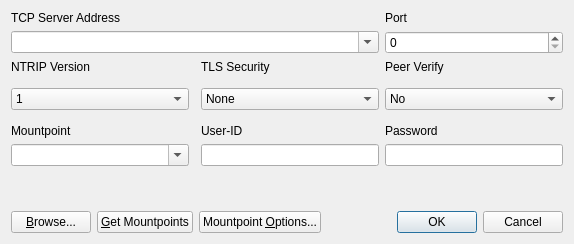
<?xml version="1.0" encoding="UTF-8"?>
<ui version="4.0">
 <class>TcpOptDialog</class>
 <widget class="QWidget" name="TcpOptDialog">
  <property name="geometry">
   <rect>
    <x>0</x>
    <y>0</y>
    <width>574</width>
    <height>244</height>
   </rect>
  </property>
  <property name="windowTitle">
   <string>TCP Options</string>
  </property>
  <layout class="QGridLayout" name="gridLayout">
   <item row="2" column="4">
    <widget class="QSpinBox" name="sBPort">
     <property name="toolTip">
      <string>Port to connect to</string>
     </property>
     <property name="maximum">
      <number>65535</number>
     </property>
    </widget>
   </item>
   <item row="0" column="4">
    <widget class="QLabel" name="lblPort">
     <property name="toolTip">
      <string/>
     </property>
     <property name="text">
      <string>Port</string>
     </property>
     <property name="buddy">
      <cstring>sBPort</cstring>
     </property>
    </widget>
   </item>
   <item row="3" column="1">
    <widget class="QLabel" name="lblNtripVer">
     <property name="toolTip">
      <string/>
     </property>
     <property name="text">
      <string>NTRIP Version</string>
     </property>
     <property name="buddy">
      <cstring>cBNtripVer</cstring>
     </property>
    </widget>
   </item>
   <item row="4" column="1">
     <widget class="QComboBox" name="cBNtripVer">
       <property name="toolTip">
         <string>Select the NTRIP Version</string>
       </property>
       <item>
         <property name="text">
           <string>1</string>
         </property>
       </item>
       <item>
         <property name="text">
           <string>2</string>
         </property>
       </item>
     </widget>
   </item>
   <item row="3" column="3">
    <widget class="QLabel" name="lblEnableTLS">
     <property name="toolTip">
      <string/>
     </property>
     <property name="text">
      <string>TLS Security</string>
     </property>
     <property name="buddy">
      <cstring>cBEnableTLS</cstring>
     </property>
    </widget>
   </item>
   <item row="4" column="3">
     <widget class="QComboBox" name="cBEnableTLS">
       <property name="toolTip">
         <string>Select TLS encryption option</string>
       </property>
       <item>
         <property name="text">
           <string>None</string>
         </property>
       </item>
       <item>
         <property name="text">
           <string>Require TLS</string>
         </property>
       </item>
       <item>
         <property name="text">
           <string>Allow TLS</string>
         </property>
       </item>
     </widget>
   </item>
   <item row="3" column="4">
     <widget class="QLabel" name="lblTLSVerify">
       <property name="toolTip">
         <string/>
       </property>
       <property name="text">
         <string>Peer Verify</string>
       </property>
       <property name="buddy">
         <cstring>cBTLSVerify</cstring>
       </property>
     </widget>
   </item>
   <item row="4" column="4">
     <widget class="QComboBox" name="cBTLSVerify">
       <property name="toolTip">
         <string>TLS peer verification.</string>
       </property>
       <item>
         <property name="text">
           <string>No</string>
         </property>
       </item>
       <item>
         <property name="text">
           <string>Yes</string>
         </property>
       </item>
     </widget>
   </item>
   <item row="8" column="3">
    <spacer name="verticalSpacer_2">
     <property name="orientation">
      <enum>Qt::Orientation::Vertical</enum>
     </property>
     <property name="sizeHint" stdset="0">
      <size>
       <width>20</width>
       <height>40</height>
      </size>
     </property>
    </spacer>
   </item>
   <item row="5" column="3">
    <widget class="QLabel" name="lblUser">
     <property name="toolTip">
      <string/>
     </property>
     <property name="text">
      <string>User-ID</string>
     </property>
     <property name="buddy">
      <cstring>lEUser</cstring>
     </property>
    </widget>
   </item>
   <item row="4" column="3">
    <spacer name="verticalSpacer">
     <property name="orientation">
      <enum>Qt::Orientation::Vertical</enum>
     </property>
     <property name="sizeHint" stdset="0">
      <size>
       <width>20</width>
       <height>40</height>
      </size>
     </property>
    </spacer>
   </item>
   <item row="5" column="1">
    <widget class="QLabel" name="lblMountPoint">
     <property name="toolTip">
      <string/>
     </property>
     <property name="text">
      <string>Mountpoint</string>
     </property>
     <property name="buddy">
      <cstring>cBMountPoint</cstring>
     </property>
    </widget>
   </item>
   <item row="0" column="1" colspan="3">
    <widget class="QLabel" name="lblAddress">
     <property name="toolTip">
      <string/>
     </property>
     <property name="text">
      <string>TCP Server Address</string>
     </property>
     <property name="buddy">
      <cstring>cBAddress</cstring>
     </property>
    </widget>
   </item>
   <item row="5" column="4">
    <widget class="QLabel" name="lblPassword">
     <property name="toolTip">
      <string/>
     </property>
     <property name="text">
      <string>Password</string>
     </property>
     <property name="buddy">
      <cstring>lEPassword</cstring>
     </property>
    </widget>
   </item>
   <item row="2" column="1" colspan="3">
    <widget class="QComboBox" name="cBAddress">
     <property name="toolTip">
      <string>Server address</string>
     </property>
     <property name="editable">
      <bool>true</bool>
     </property>
    </widget>
   </item>
   <item row="6" column="1">
    <widget class="QComboBox" name="cBMountPoint">
     <property name="sizePolicy">
      <sizepolicy hsizetype="MinimumExpanding" vsizetype="Fixed">
       <horstretch>0</horstretch>
       <verstretch>0</verstretch>
      </sizepolicy>
     </property>
     <property name="toolTip">
      <string>Mount point to connect to</string>
     </property>
     <property name="editable">
      <bool>true</bool>
     </property>
    </widget>
   </item>
   <item row="6" column="3">
    <widget class="QLineEdit" name="lEUser">
     <property name="toolTip">
      <string>User name for authentication</string>
     </property>
    </widget>
   </item>
   <item row="10" column="1" colspan="4">
    <widget class="QWidget" name="widget" native="true">
     <layout class="QHBoxLayout" name="horizontalLayout">
      <property name="leftMargin">
       <number>0</number>
      </property>
      <property name="topMargin">
       <number>0</number>
      </property>
      <property name="rightMargin">
       <number>0</number>
      </property>
      <property name="bottomMargin">
       <number>0</number>
      </property>
      <item>
       <widget class="QPushButton" name="btnBrowse">
        <property name="toolTip">
         <string>Start source table browser</string>
        </property>
        <property name="text">
         <string>&amp;Browse...</string>
        </property>
       </widget>
      </item>
      <item>
       <widget class="QPushButton" name="btnNtrip">
        <property name="toolTip">
         <string>Get available mount points</string>
        </property>
        <property name="text">
         <string>&amp;Get Mountpoints</string>
        </property>
       </widget>
      </item>
      <item>
       <widget class="QPushButton" name="btnMountpointOptions">
        <property name="toolTip">
         <string>Mount point option</string>
        </property>
        <property name="text">
         <string>Mountpoint &amp;Options...</string>
        </property>
       </widget>
      </item>
      <item>
       <widget class="QDialogButtonBox" name="buttonBox">
        <property name="standardButtons">
         <set>QDialogButtonBox::StandardButton::Cancel|QDialogButtonBox::StandardButton::Ok</set>
        </property>
       </widget>
      </item>
     </layout>
    </widget>
   </item>
   <item row="6" column="4">
    <widget class="QLineEdit" name="lEPassword">
     <property name="toolTip">
      <string>Authentication password</string>
     </property>
     <property name="echoMode">
      <enum>QLineEdit::EchoMode::Password</enum>
     </property>
    </widget>
   </item>
  </layout>
 </widget>
 <tabstops>
  <tabstop>cBAddress</tabstop>
  <tabstop>sBPort</tabstop>
  <tabstop>cBMountPoint</tabstop>
  <tabstop>lEUser</tabstop>
  <tabstop>lEPassword</tabstop>
  <tabstop>btnBrowse</tabstop>
  <tabstop>btnMountpointOptions</tabstop>
 </tabstops>
 <resources/>
 <connections/>
</ui>
